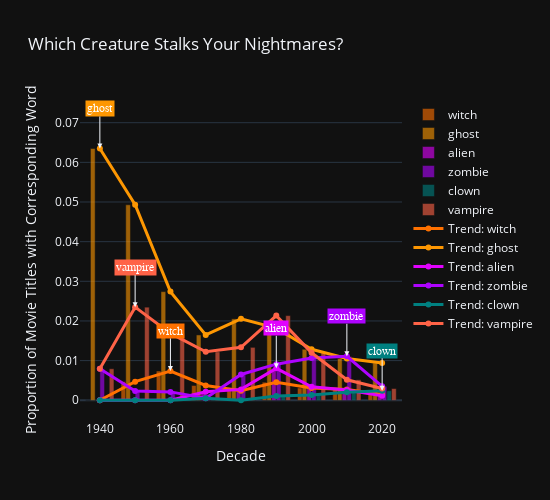
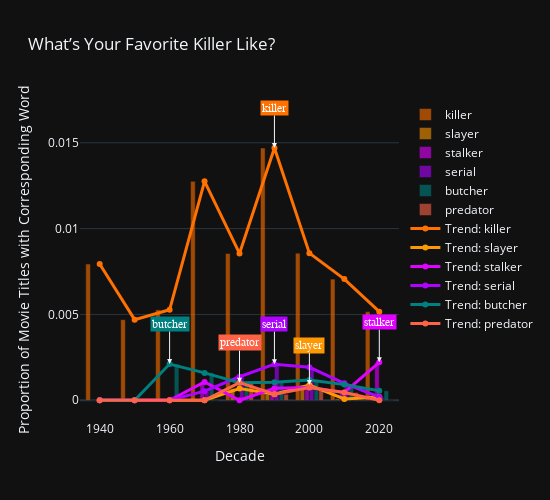
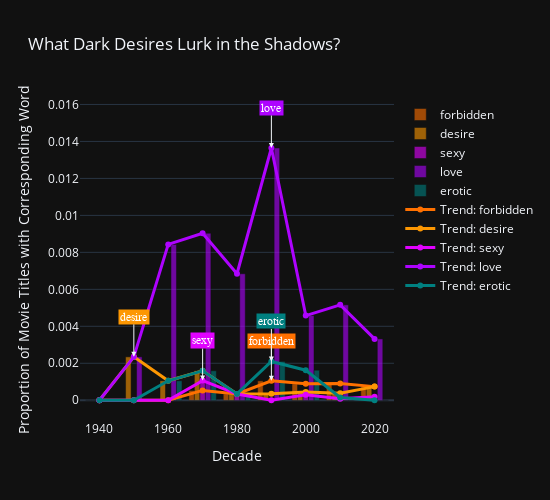
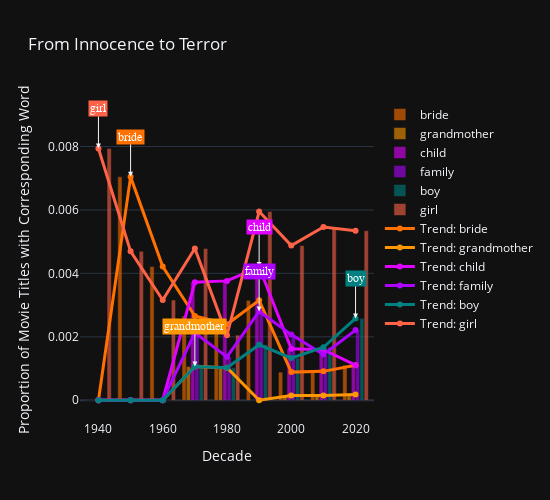

The notebook cell saved with these charts, in order:
### Code cell
time_intervals = [(1940, 1949), (1950, 1959), (1960, 1969), (1970, 1979), (1980, 1989), (1990, 1999), (2000, 2009), (2010, 2019), (2020, 2023)]

analyze_word_proportions_with_highlights_plotly(Horror_movies, ['witch', 'ghost', 'alien', 'zombie', 'clown', 'vampire'], time_intervals, custom_palette=custom_palette, show_lines=True, chart_title="Which Creature Stalks Your Nightmares?")

analyze_word_proportions_with_highlights_plotly(Horror_movies, ['killer','slayer', 'stalker', 'serial', 'butcher', 'predator'], time_intervals, custom_palette=custom_palette, show_lines=True, chart_title='What’s Your Favorite Killer Like?')

analyze_word_proportions_with_highlights_plotly(Horror_movies, ['forbidden', 'desire', 'sexy', 'love', 'erotic'], time_intervals, custom_palette=custom_palette, show_lines=True, chart_title='What Dark Desires Lurk in the Shadows?')

analyze_word_proportions_with_highlights_plotly(Horror_movies, ['bride', 'grandmother', 'child', 'family', 'boy', 'girl'], time_intervals, custom_palette=custom_palette, show_lines=True, chart_title='From Innocence to Terror')

### Figure 1 — Plotly figure (JSON) as saved in the notebook; plotly's stock layout.template omitted (floating-point values rounded to 4 significant figures)
{"data": [{"hoverinfo": "x+y+name", "marker": {"color": "#ff7100"}, "name": "witch", "opacity": 0.6, "type": "bar", "x": ["1940\n1949", "1950\n1959", "1960\n1969", "1970\n1979", "1980\n1989", "1990\n1999", "2000\n2009", "2010\n2019", "2020\n2023"], "y": [0, 0.004695, 0.007376, 0.003719, 0.002395, 0.004549, 0.003103, 0.002732, 0.001475]}, {"hoverinfo": "x+y+name", "marker": {"color": "#fd9702"}, "name": "ghost", "opacity": 0.6, "type": "bar", "x": ["1940\n1949", "1950\n1959", "1960\n1969", "1970\n1979", "1980\n1989", "1990\n1999", "2000\n2009", "2010\n2019", "2020\n2023"], "y": [0.06349, 0.0493, 0.0274, 0.01647, 0.02053, 0.01819, 0.01286, 0.01055, 0.009401]}, {"hoverinfo": "x+y+name", "marker": {"color": "#e102ff"}, "name": "alien", "opacity": 0.6, "type": "bar", "x": ["1940\n1949", "1950\n1959", "1960\n1969", "1970\n1979", "1980\n1989", "1990\n1999", "2000\n2009", "2010\n2019", "2020\n2023"], "y": [0, 0, 0, 0.002125, 0.002737, 0.008048, 0.003399, 0.00258, 0.001106]}, {"hoverinfo": "x+y+name", "marker": {"color": "#ae03ff"}, "name": "zombie", "opacity": 0.6, "type": "bar", "x": ["1940\n1949", "1950\n1959", "1960\n1969", "1970\n1979", "1980\n1989", "1990\n1999", "2000\n2009", "2010\n2019", "2020\n2023"], "y": [0.007937, 0.002347, 0.002107, 0.0005313, 0.0065, 0.009097, 0.01064, 0.01108, 0.003502]}, {"hoverinfo": "x+y+name", "marker": {"color": "#008080"}, "name": "clown", "opacity": 0.6, "type": "bar", "x": ["1940\n1949", "1950\n1959", "1960\n1969", "1970\n1979", "1980\n1989", "1990\n1999", "2000\n2009", "2010\n2019", "2020\n2023"], "y": [0, 0, 0, 0.0005313, 0, 0.00105, 0.00133, 0.002049, 0.002396]}, {"hoverinfo": "x+y+name", "marker": {"color": "#ff6347"}, "name": "vampire", "opacity": 0.6, "type": "bar", "x": ["1940\n1949", "1950\n1959", "1960\n1969", "1970\n1979", "1980\n1989", "1990\n1999", "2000\n2009", "2010\n2019", "2020\n2023"], "y": [0.007937, 0.02347, 0.01686, 0.01222, 0.01334, 0.02134, 0.01197, 0.005161, 0.002949]}, {"hoverinfo": "x+y+name", "line": {"color": "#ff7100", "width": 3}, "mode": "lines+markers", "name": "Trend: witch", "type": "scatter", "x": ["1940\n1949", "1950\n1959", "1960\n1969", "1970\n1979", "1980\n1989", "1990\n1999", "2000\n2009", "2010\n2019", "2020\n2023"], "y": [0, 0.004695, 0.007376, 0.003719, 0.002395, 0.004549, 0.003103, 0.002732, 0.001475]}, {"hoverinfo": "x+y+name", "line": {"color": "#fd9702", "width": 3}, "mode": "lines+markers", "name": "Trend: ghost", "type": "scatter", "x": ["1940\n1949", "1950\n1959", "1960\n1969", "1970\n1979", "1980\n1989", "1990\n1999", "2000\n2009", "2010\n2019", "2020\n2023"], "y": [0.06349, 0.0493, 0.0274, 0.01647, 0.02053, 0.01819, 0.01286, 0.01055, 0.009401]}, {"hoverinfo": "x+y+name", "line": {"color": "#e102ff", "width": 3}, "mode": "lines+markers", "name": "Trend: alien", "type": "scatter", "x": ["1940\n1949", "1950\n1959", "1960\n1969", "1970\n1979", "1980\n1989", "1990\n1999", "2000\n2009", "2010\n2019", "2020\n2023"], "y": [0, 0, 0, 0.002125, 0.002737, 0.008048, 0.003399, 0.00258, 0.001106]}, {"hoverinfo": "x+y+name", "line": {"color": "#ae03ff", "width": 3}, "mode": "lines+markers", "name": "Trend: zombie", "type": "scatter", "x": ["1940\n1949", "1950\n1959", "1960\n1969", "1970\n1979", "1980\n1989", "1990\n1999", "2000\n2009", "2010\n2019", "2020\n2023"], "y": [0.007937, 0.002347, 0.002107, 0.0005313, 0.0065, 0.009097, 0.01064, 0.01108, 0.003502]}, {"hoverinfo": "x+y+name", "line": {"color": "#008080", "width": 3}, "mode": "lines+markers", "name": "Trend: clown", "type": "scatter", "x": ["1940\n1949", "1950\n1959", "1960\n1969", "1970\n1979", "1980\n1989", "1990\n1999", "2000\n2009", "2010\n2019", "2020\n2023"], "y": [0, 0, 0, 0.0005313, 0, 0.00105, 0.00133, 0.002049, 0.002396]}, {"hoverinfo": "x+y+name", "line": {"color": "#ff6347", "width": 3}, "mode": "lines+markers", "name": "Trend: vampire", "type": "scatter", "x": ["1940\n1949", "1950\n1959", "1960\n1969", "1970\n1979", "1980\n1989", "1990\n1999", "2000\n2009", "2010\n2019", "2020\n2023"], "y": [0.007937, 0.02347, 0.01686, 0.01222, 0.01334, 0.02134, 0.01197, 0.005161, 0.002949]}], "layout": {"annotations": [{"arrowhead": 2, "ax": 0, "ay": -40, "bgcolor": "#ff7100", "font": {"color": "white", "family": "Arial", "size": 12}, "showarrow": true, "text": "witch", "x": "1960\n1969", "y": 0.007376}, {"arrowhead": 2, "ax": 0, "ay": -40, "bgcolor": "#fd9702", "font": {"color": "white", "family": "Arial", "size": 12}, "showarrow": true, "text": "ghost", "x": "1940\n1949", "y": 0.06349}, {"arrowhead": 2, "ax": 0, "ay": -40, "bgcolor": "#e102ff", "font": {"color": "white", "family": "Arial", "size": 12}, "showarrow": true, "text": "alien", "x": "1990\n1999", "y": 0.008048}, {"arrowhead": 2, "ax": 0, "ay": -40, "bgcolor": "#ae03ff", "font": {"color": "white", "family": "Arial", "size": 12}, "showarrow": true, "text": "zombie", "x": "2010\n2019", "y": 0.01108}, {"arrowhead": 2, "ax": 0, "ay": -40, "bgcolor": "#008080", "font": {"color": "white", "family": "Arial", "size": 12}, "showarrow": true, "text": "clown", "x": "2020\n2023", "y": 0.002396}, {"arrowhead": 2, "ax": 0, "ay": -40, "bgcolor": "#ff6347", "font": {"color": "white", "family": "Arial", "size": 12}, "showarrow": true, "text": "vampire", "x": "1950\n1959", "y": 0.02347}], "barmode": "group", "height": 500, "showlegend": true, "title": {"text": "Which Creature Stalks Your Nightmares?"}, "width": 550, "xaxis": {"title": {"text": "Decade"}}, "yaxis": {"title": {"text": "Proportion of Movie Titles with Corresponding Word"}}}}

### Figure 2 — Plotly figure (JSON) as saved in the notebook; plotly's stock layout.template omitted (floating-point values rounded to 4 significant figures)
{"data": [{"hoverinfo": "x+y+name", "marker": {"color": "#ff7100"}, "name": "killer", "opacity": 0.6, "type": "bar", "x": ["1940\n1949", "1950\n1959", "1960\n1969", "1970\n1979", "1980\n1989", "1990\n1999", "2000\n2009", "2010\n2019", "2020\n2023"], "y": [0.007937, 0.004695, 0.005269, 0.01275, 0.008553, 0.0147, 0.008571, 0.007058, 0.005161]}, {"hoverinfo": "x+y+name", "marker": {"color": "#fd9702"}, "name": "slayer", "opacity": 0.6, "type": "bar", "x": ["1940\n1949", "1950\n1959", "1960\n1969", "1970\n1979", "1980\n1989", "1990\n1999", "2000\n2009", "2010\n2019", "2020\n2023"], "y": [0, 0, 0, 0, 0.0006842, 0.0003499, 0.0008867, 7.589e-05, 0.0001843]}, {"hoverinfo": "x+y+name", "marker": {"color": "#e102ff"}, "name": "stalker", "opacity": 0.6, "type": "bar", "x": ["1940\n1949", "1950\n1959", "1960\n1969", "1970\n1979", "1980\n1989", "1990\n1999", "2000\n2009", "2010\n2019", "2020\n2023"], "y": [0, 0, 0, 0.001063, 0, 0.0006998, 0.0007389, 0.0004553, 0.002212]}, {"hoverinfo": "x+y+name", "marker": {"color": "#ae03ff"}, "name": "serial", "opacity": 0.6, "type": "bar", "x": ["1940\n1949", "1950\n1959", "1960\n1969", "1970\n1979", "1980\n1989", "1990\n1999", "2000\n2009", "2010\n2019", "2020\n2023"], "y": [0, 0, 0, 0.0005313, 0.001368, 0.002099, 0.001921, 0.0009866, 0.0001843]}, {"hoverinfo": "x+y+name", "marker": {"color": "#008080"}, "name": "butcher", "opacity": 0.6, "type": "bar", "x": ["1940\n1949", "1950\n1959", "1960\n1969", "1970\n1979", "1980\n1989", "1990\n1999", "2000\n2009", "2010\n2019", "2020\n2023"], "y": [0, 0, 0.002107, 0.001594, 0.001026, 0.00105, 0.001182, 0.0009107, 0.000553]}, {"hoverinfo": "x+y+name", "marker": {"color": "#ff6347"}, "name": "predator", "opacity": 0.6, "type": "bar", "x": ["1940\n1949", "1950\n1959", "1960\n1969", "1970\n1979", "1980\n1989", "1990\n1999", "2000\n2009", "2010\n2019", "2020\n2023"], "y": [0, 0, 0, 0, 0.001026, 0.0003499, 0.0007389, 0.0004553, 0]}, {"hoverinfo": "x+y+name", "line": {"color": "#ff7100", "width": 3}, "mode": "lines+markers", "name": "Trend: killer", "type": "scatter", "x": ["1940\n1949", "1950\n1959", "1960\n1969", "1970\n1979", "1980\n1989", "1990\n1999", "2000\n2009", "2010\n2019", "2020\n2023"], "y": [0.007937, 0.004695, 0.005269, 0.01275, 0.008553, 0.0147, 0.008571, 0.007058, 0.005161]}, {"hoverinfo": "x+y+name", "line": {"color": "#fd9702", "width": 3}, "mode": "lines+markers", "name": "Trend: slayer", "type": "scatter", "x": ["1940\n1949", "1950\n1959", "1960\n1969", "1970\n1979", "1980\n1989", "1990\n1999", "2000\n2009", "2010\n2019", "2020\n2023"], "y": [0, 0, 0, 0, 0.0006842, 0.0003499, 0.0008867, 7.589e-05, 0.0001843]}, {"hoverinfo": "x+y+name", "line": {"color": "#e102ff", "width": 3}, "mode": "lines+markers", "name": "Trend: stalker", "type": "scatter", "x": ["1940\n1949", "1950\n1959", "1960\n1969", "1970\n1979", "1980\n1989", "1990\n1999", "2000\n2009", "2010\n2019", "2020\n2023"], "y": [0, 0, 0, 0.001063, 0, 0.0006998, 0.0007389, 0.0004553, 0.002212]}, {"hoverinfo": "x+y+name", "line": {"color": "#ae03ff", "width": 3}, "mode": "lines+markers", "name": "Trend: serial", "type": "scatter", "x": ["1940\n1949", "1950\n1959", "1960\n1969", "1970\n1979", "1980\n1989", "1990\n1999", "2000\n2009", "2010\n2019", "2020\n2023"], "y": [0, 0, 0, 0.0005313, 0.001368, 0.002099, 0.001921, 0.0009866, 0.0001843]}, {"hoverinfo": "x+y+name", "line": {"color": "#008080", "width": 3}, "mode": "lines+markers", "name": "Trend: butcher", "type": "scatter", "x": ["1940\n1949", "1950\n1959", "1960\n1969", "1970\n1979", "1980\n1989", "1990\n1999", "2000\n2009", "2010\n2019", "2020\n2023"], "y": [0, 0, 0.002107, 0.001594, 0.001026, 0.00105, 0.001182, 0.0009107, 0.000553]}, {"hoverinfo": "x+y+name", "line": {"color": "#ff6347", "width": 3}, "mode": "lines+markers", "name": "Trend: predator", "type": "scatter", "x": ["1940\n1949", "1950\n1959", "1960\n1969", "1970\n1979", "1980\n1989", "1990\n1999", "2000\n2009", "2010\n2019", "2020\n2023"], "y": [0, 0, 0, 0, 0.001026, 0.0003499, 0.0007389, 0.0004553, 0]}], "layout": {"annotations": [{"arrowhead": 2, "ax": 0, "ay": -40, "bgcolor": "#ff7100", "font": {"color": "white", "family": "Arial", "size": 12}, "showarrow": true, "text": "killer", "x": "1990\n1999", "y": 0.0147}, {"arrowhead": 2, "ax": 0, "ay": -40, "bgcolor": "#fd9702", "font": {"color": "white", "family": "Arial", "size": 12}, "showarrow": true, "text": "slayer", "x": "2000\n2009", "y": 0.0008867}, {"arrowhead": 2, "ax": 0, "ay": -40, "bgcolor": "#e102ff", "font": {"color": "white", "family": "Arial", "size": 12}, "showarrow": true, "text": "stalker", "x": "2020\n2023", "y": 0.002212}, {"arrowhead": 2, "ax": 0, "ay": -40, "bgcolor": "#ae03ff", "font": {"color": "white", "family": "Arial", "size": 12}, "showarrow": true, "text": "serial", "x": "1990\n1999", "y": 0.002099}, {"arrowhead": 2, "ax": 0, "ay": -40, "bgcolor": "#008080", "font": {"color": "white", "family": "Arial", "size": 12}, "showarrow": true, "text": "butcher", "x": "1960\n1969", "y": 0.002107}, {"arrowhead": 2, "ax": 0, "ay": -40, "bgcolor": "#ff6347", "font": {"color": "white", "family": "Arial", "size": 12}, "showarrow": true, "text": "predator", "x": "1980\n1989", "y": 0.001026}], "barmode": "group", "height": 500, "showlegend": true, "title": {"text": "What’s Your Favorite Killer Like?"}, "width": 550, "xaxis": {"title": {"text": "Decade"}}, "yaxis": {"title": {"text": "Proportion of Movie Titles with Corresponding Word"}}}}

### Figure 3 — Plotly figure (JSON) as saved in the notebook; plotly's stock layout.template omitted (floating-point values rounded to 4 significant figures)
{"data": [{"hoverinfo": "x+y+name", "marker": {"color": "#ff7100"}, "name": "forbidden", "opacity": 0.6, "type": "bar", "x": ["1940\n1949", "1950\n1959", "1960\n1969", "1970\n1979", "1980\n1989", "1990\n1999", "2000\n2009", "2010\n2019", "2020\n2023"], "y": [0, 0, 0, 0.0005313, 0.0003421, 0.00105, 0.0008867, 0.0009107, 0.0007373]}, {"hoverinfo": "x+y+name", "marker": {"color": "#fd9702"}, "name": "desire", "opacity": 0.6, "type": "bar", "x": ["1940\n1949", "1950\n1959", "1960\n1969", "1970\n1979", "1980\n1989", "1990\n1999", "2000\n2009", "2010\n2019", "2020\n2023"], "y": [0, 0.002347, 0.001054, 0.001594, 0.0003421, 0.0003499, 0.0004433, 0.0003794, 0.0007373]}, {"hoverinfo": "x+y+name", "marker": {"color": "#e102ff"}, "name": "sexy", "opacity": 0.6, "type": "bar", "x": ["1940\n1949", "1950\n1959", "1960\n1969", "1970\n1979", "1980\n1989", "1990\n1999", "2000\n2009", "2010\n2019", "2020\n2023"], "y": [0, 0, 0, 0.001063, 0.0003421, 0, 0.0002956, 7.589e-05, 0.0001843]}, {"hoverinfo": "x+y+name", "marker": {"color": "#ae03ff"}, "name": "love", "opacity": 0.6, "type": "bar", "x": ["1940\n1949", "1950\n1959", "1960\n1969", "1970\n1979", "1980\n1989", "1990\n1999", "2000\n2009", "2010\n2019", "2020\n2023"], "y": [0, 0.002347, 0.00843, 0.009033, 0.006842, 0.01365, 0.004581, 0.005161, 0.003318]}, {"hoverinfo": "x+y+name", "marker": {"color": "#008080"}, "name": "erotic", "opacity": 0.6, "type": "bar", "x": ["1940\n1949", "1950\n1959", "1960\n1969", "1970\n1979", "1980\n1989", "1990\n1999", "2000\n2009", "2010\n2019", "2020\n2023"], "y": [0, 0, 0.001054, 0.001594, 0.0003421, 0.002099, 0.001626, 0.0001518, 0]}, {"hoverinfo": "x+y+name", "line": {"color": "#ff7100", "width": 3}, "mode": "lines+markers", "name": "Trend: forbidden", "type": "scatter", "x": ["1940\n1949", "1950\n1959", "1960\n1969", "1970\n1979", "1980\n1989", "1990\n1999", "2000\n2009", "2010\n2019", "2020\n2023"], "y": [0, 0, 0, 0.0005313, 0.0003421, 0.00105, 0.0008867, 0.0009107, 0.0007373]}, {"hoverinfo": "x+y+name", "line": {"color": "#fd9702", "width": 3}, "mode": "lines+markers", "name": "Trend: desire", "type": "scatter", "x": ["1940\n1949", "1950\n1959", "1960\n1969", "1970\n1979", "1980\n1989", "1990\n1999", "2000\n2009", "2010\n2019", "2020\n2023"], "y": [0, 0.002347, 0.001054, 0.001594, 0.0003421, 0.0003499, 0.0004433, 0.0003794, 0.0007373]}, {"hoverinfo": "x+y+name", "line": {"color": "#e102ff", "width": 3}, "mode": "lines+markers", "name": "Trend: sexy", "type": "scatter", "x": ["1940\n1949", "1950\n1959", "1960\n1969", "1970\n1979", "1980\n1989", "1990\n1999", "2000\n2009", "2010\n2019", "2020\n2023"], "y": [0, 0, 0, 0.001063, 0.0003421, 0, 0.0002956, 7.589e-05, 0.0001843]}, {"hoverinfo": "x+y+name", "line": {"color": "#ae03ff", "width": 3}, "mode": "lines+markers", "name": "Trend: love", "type": "scatter", "x": ["1940\n1949", "1950\n1959", "1960\n1969", "1970\n1979", "1980\n1989", "1990\n1999", "2000\n2009", "2010\n2019", "2020\n2023"], "y": [0, 0.002347, 0.00843, 0.009033, 0.006842, 0.01365, 0.004581, 0.005161, 0.003318]}, {"hoverinfo": "x+y+name", "line": {"color": "#008080", "width": 3}, "mode": "lines+markers", "name": "Trend: erotic", "type": "scatter", "x": ["1940\n1949", "1950\n1959", "1960\n1969", "1970\n1979", "1980\n1989", "1990\n1999", "2000\n2009", "2010\n2019", "2020\n2023"], "y": [0, 0, 0.001054, 0.001594, 0.0003421, 0.002099, 0.001626, 0.0001518, 0]}], "layout": {"annotations": [{"arrowhead": 2, "ax": 0, "ay": -40, "bgcolor": "#ff7100", "font": {"color": "white", "family": "Arial", "size": 12}, "showarrow": true, "text": "forbidden", "x": "1990\n1999", "y": 0.00105}, {"arrowhead": 2, "ax": 0, "ay": -40, "bgcolor": "#fd9702", "font": {"color": "white", "family": "Arial", "size": 12}, "showarrow": true, "text": "desire", "x": "1950\n1959", "y": 0.002347}, {"arrowhead": 2, "ax": 0, "ay": -40, "bgcolor": "#e102ff", "font": {"color": "white", "family": "Arial", "size": 12}, "showarrow": true, "text": "sexy", "x": "1970\n1979", "y": 0.001063}, {"arrowhead": 2, "ax": 0, "ay": -40, "bgcolor": "#ae03ff", "font": {"color": "white", "family": "Arial", "size": 12}, "showarrow": true, "text": "love", "x": "1990\n1999", "y": 0.01365}, {"arrowhead": 2, "ax": 0, "ay": -40, "bgcolor": "#008080", "font": {"color": "white", "family": "Arial", "size": 12}, "showarrow": true, "text": "erotic", "x": "1990\n1999", "y": 0.002099}], "barmode": "group", "height": 500, "showlegend": true, "title": {"text": "What Dark Desires Lurk in the Shadows?"}, "width": 550, "xaxis": {"title": {"text": "Decade"}}, "yaxis": {"title": {"text": "Proportion of Movie Titles with Corresponding Word"}}}}

### Figure 4 — Plotly figure (JSON) as saved in the notebook; plotly's stock layout.template omitted (floating-point values rounded to 4 significant figures)
{"data": [{"hoverinfo": "x+y+name", "marker": {"color": "#ff7100"}, "name": "bride", "opacity": 0.6, "type": "bar", "x": ["1940\n1949", "1950\n1959", "1960\n1969", "1970\n1979", "1980\n1989", "1990\n1999", "2000\n2009", "2010\n2019", "2020\n2023"], "y": [0, 0.007042, 0.004215, 0.002657, 0.002395, 0.003149, 0.0008867, 0.0009107, 0.001106]}, {"hoverinfo": "x+y+name", "marker": {"color": "#fd9702"}, "name": "grandmother", "opacity": 0.6, "type": "bar", "x": ["1940\n1949", "1950\n1959", "1960\n1969", "1970\n1979", "1980\n1989", "1990\n1999", "2000\n2009", "2010\n2019", "2020\n2023"], "y": [0, 0, 0, 0.001063, 0.001026, 0, 0.0001478, 0.0001518, 0.0001843]}, {"hoverinfo": "x+y+name", "marker": {"color": "#e102ff"}, "name": "child", "opacity": 0.6, "type": "bar", "x": ["1940\n1949", "1950\n1959", "1960\n1969", "1970\n1979", "1980\n1989", "1990\n1999", "2000\n2009", "2010\n2019", "2020\n2023"], "y": [0, 0, 0, 0.003719, 0.003763, 0.004199, 0.001626, 0.001594, 0.001106]}, {"hoverinfo": "x+y+name", "marker": {"color": "#ae03ff"}, "name": "family", "opacity": 0.6, "type": "bar", "x": ["1940\n1949", "1950\n1959", "1960\n1969", "1970\n1979", "1980\n1989", "1990\n1999", "2000\n2009", "2010\n2019", "2020\n2023"], "y": [0, 0, 0, 0.002125, 0.001368, 0.002799, 0.002069, 0.001442, 0.002212]}, {"hoverinfo": "x+y+name", "marker": {"color": "#008080"}, "name": "boy", "opacity": 0.6, "type": "bar", "x": ["1940\n1949", "1950\n1959", "1960\n1969", "1970\n1979", "1980\n1989", "1990\n1999", "2000\n2009", "2010\n2019", "2020\n2023"], "y": [0, 0, 0, 0.001063, 0.001026, 0.001749, 0.00133, 0.00167, 0.002581]}, {"hoverinfo": "x+y+name", "marker": {"color": "#ff6347"}, "name": "girl", "opacity": 0.6, "type": "bar", "x": ["1940\n1949", "1950\n1959", "1960\n1969", "1970\n1979", "1980\n1989", "1990\n1999", "2000\n2009", "2010\n2019", "2020\n2023"], "y": [0.007937, 0.004695, 0.003161, 0.004782, 0.002053, 0.005948, 0.004877, 0.005464, 0.005346]}, {"hoverinfo": "x+y+name", "line": {"color": "#ff7100", "width": 3}, "mode": "lines+markers", "name": "Trend: bride", "type": "scatter", "x": ["1940\n1949", "1950\n1959", "1960\n1969", "1970\n1979", "1980\n1989", "1990\n1999", "2000\n2009", "2010\n2019", "2020\n2023"], "y": [0, 0.007042, 0.004215, 0.002657, 0.002395, 0.003149, 0.0008867, 0.0009107, 0.001106]}, {"hoverinfo": "x+y+name", "line": {"color": "#fd9702", "width": 3}, "mode": "lines+markers", "name": "Trend: grandmother", "type": "scatter", "x": ["1940\n1949", "1950\n1959", "1960\n1969", "1970\n1979", "1980\n1989", "1990\n1999", "2000\n2009", "2010\n2019", "2020\n2023"], "y": [0, 0, 0, 0.001063, 0.001026, 0, 0.0001478, 0.0001518, 0.0001843]}, {"hoverinfo": "x+y+name", "line": {"color": "#e102ff", "width": 3}, "mode": "lines+markers", "name": "Trend: child", "type": "scatter", "x": ["1940\n1949", "1950\n1959", "1960\n1969", "1970\n1979", "1980\n1989", "1990\n1999", "2000\n2009", "2010\n2019", "2020\n2023"], "y": [0, 0, 0, 0.003719, 0.003763, 0.004199, 0.001626, 0.001594, 0.001106]}, {"hoverinfo": "x+y+name", "line": {"color": "#ae03ff", "width": 3}, "mode": "lines+markers", "name": "Trend: family", "type": "scatter", "x": ["1940\n1949", "1950\n1959", "1960\n1969", "1970\n1979", "1980\n1989", "1990\n1999", "2000\n2009", "2010\n2019", "2020\n2023"], "y": [0, 0, 0, 0.002125, 0.001368, 0.002799, 0.002069, 0.001442, 0.002212]}, {"hoverinfo": "x+y+name", "line": {"color": "#008080", "width": 3}, "mode": "lines+markers", "name": "Trend: boy", "type": "scatter", "x": ["1940\n1949", "1950\n1959", "1960\n1969", "1970\n1979", "1980\n1989", "1990\n1999", "2000\n2009", "2010\n2019", "2020\n2023"], "y": [0, 0, 0, 0.001063, 0.001026, 0.001749, 0.00133, 0.00167, 0.002581]}, {"hoverinfo": "x+y+name", "line": {"color": "#ff6347", "width": 3}, "mode": "lines+markers", "name": "Trend: girl", "type": "scatter", "x": ["1940\n1949", "1950\n1959", "1960\n1969", "1970\n1979", "1980\n1989", "1990\n1999", "2000\n2009", "2010\n2019", "2020\n2023"], "y": [0.007937, 0.004695, 0.003161, 0.004782, 0.002053, 0.005948, 0.004877, 0.005464, 0.005346]}], "layout": {"annotations": [{"arrowhead": 2, "ax": 0, "ay": -40, "bgcolor": "#ff7100", "font": {"color": "white", "family": "Arial", "size": 12}, "showarrow": true, "text": "bride", "x": "1950\n1959", "y": 0.007042}, {"arrowhead": 2, "ax": 0, "ay": -40, "bgcolor": "#fd9702", "font": {"color": "white", "family": "Arial", "size": 12}, "showarrow": true, "text": "grandmother", "x": "1970\n1979", "y": 0.001063}, {"arrowhead": 2, "ax": 0, "ay": -40, "bgcolor": "#e102ff", "font": {"color": "white", "family": "Arial", "size": 12}, "showarrow": true, "text": "child", "x": "1990\n1999", "y": 0.004199}, {"arrowhead": 2, "ax": 0, "ay": -40, "bgcolor": "#ae03ff", "font": {"color": "white", "family": "Arial", "size": 12}, "showarrow": true, "text": "family", "x": "1990\n1999", "y": 0.002799}, {"arrowhead": 2, "ax": 0, "ay": -40, "bgcolor": "#008080", "font": {"color": "white", "family": "Arial", "size": 12}, "showarrow": true, "text": "boy", "x": "2020\n2023", "y": 0.002581}, {"arrowhead": 2, "ax": 0, "ay": -40, "bgcolor": "#ff6347", "font": {"color": "white", "family": "Arial", "size": 12}, "showarrow": true, "text": "girl", "x": "1940\n1949", "y": 0.007937}], "barmode": "group", "height": 500, "showlegend": true, "title": {"text": "From Innocence to Terror"}, "width": 550, "xaxis": {"title": {"text": "Decade"}}, "yaxis": {"title": {"text": "Proportion of Movie Titles with Corresponding Word"}}}}
